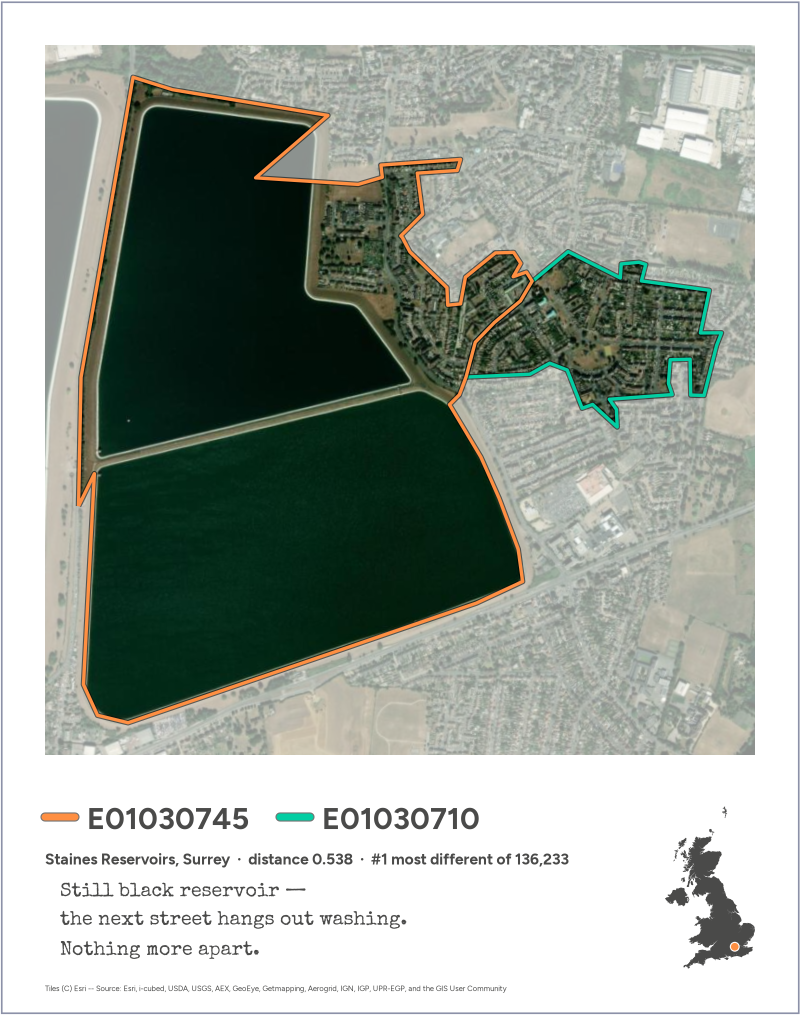
#> input picture figures/submission/1_most_different.png, 1600 x 2030 px (shown at 1/2 size); its folder holds only this picture in this run
$ python make_social.py
#> lines starting #> are read from the running program, lines starting #| are printed output that depends on the picture
"""Combine the three submission cards into one image for social media, with the site's address on it.

    python scripts/make_social.py

Reads figures/submission/{1,2,3}_*.png and writes figures/submission/social.png (3780 x 2000 px), laid out like the
site: prints slightly tilted on a light table, title above, link below.
"""
from pathlib import Path

from PIL import Image, ImageDraw, ImageFilter, ImageFont

ROOT = Path(__file__).resolve().parents[1]
CARDS = sorted((ROOT / "figures/submission").glob("[123]_*.png"))
OUT = ROOT / "figures/submission/social.png"
URL = "darribas.org/map_challenge26-prompt_only"

TABLE, INK, GREY = "#F1EFEA", "#2B2B2B", "#6E6E6E"
W, H = 3780, 2000
CARD_W, GAP, TOP = 1100, 135, 330
TILTS = (-1.6, 0.8, -0.6)


def font(name, size):
    return ImageFont.truetype(str(ROOT / "fonts" / name), size)


def centred(draw, y, text, fnt, fill):
    w = draw.textlength(text, font=fnt)
    draw.text(((W - w) / 2, y), text, font=fnt, fill=fill)


canvas = Image.new("RGB", (W, H), TABLE)
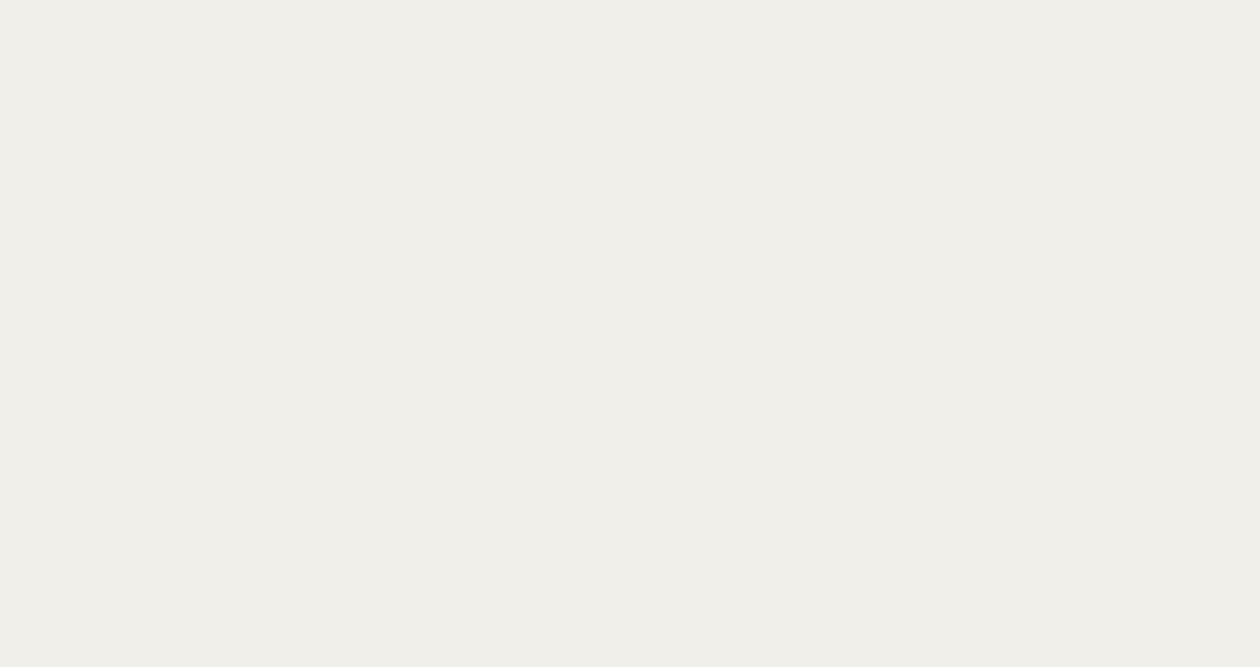
#> canvas: PIL image 3780x2000 RGB (shown at 1/3 size); mean R, G, B 241, 239, 234
draw = ImageDraw.Draw(canvas)
centred(draw, 95, "Neighbours, near and far", font("Figtree-Bold.ttf", 120), INK)
centred(draw, 240, "#30DayMapChallenge · Day 10 · Prompting only", font("Figtree-Regular.ttf", 54), GREY)

for i, (path, tilt) in enumerate(zip(CARDS, TILTS)):
    card = Image.open(path).convert("RGBA")
#> card is the input picture: PIL image 1600x2030 RGBA; mean R, G, B, A 159.9, 167.1, 159.1, 255
    card = card.resize((CARD_W, round(card.height * CARD_W / card.width)), Image.LANCZOS)
#> card: PIL image 1100x1396 RGBA
    # a soft shadow under each print, as on the site
    pad = 60
    shadow = Image.new("RGBA", (card.width + 2 * pad, card.height + 2 * pad), (0, 0, 0, 0))
#> shadow: PIL image 1220x1516 RGBA; every value is 0
    ImageDraw.Draw(shadow).rectangle([pad, pad + 14, pad + card.width, pad + card.height + 14], fill=(0, 0, 0, 70))
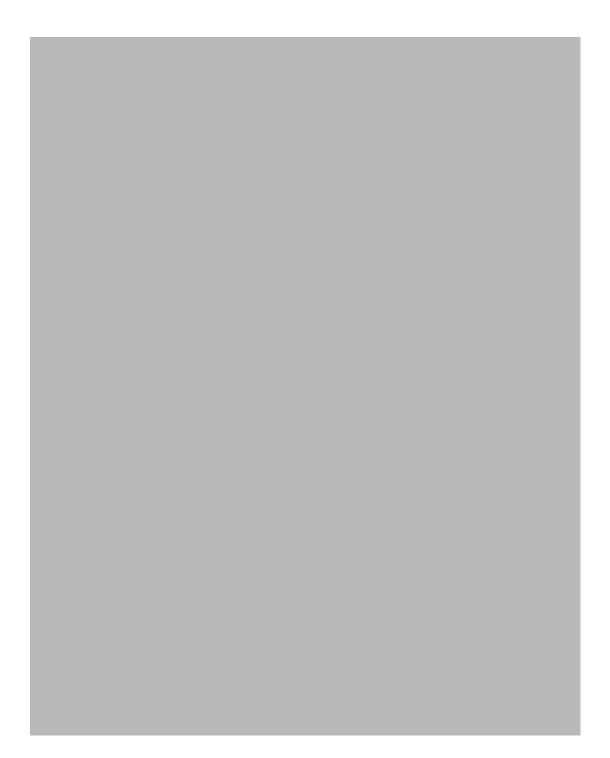
#> shadow: PIL image 1220x1516 RGBA (shown at 1/2 size); mean R, G, B, A 0, 0, 0, 58.2; transparent parts drawn white
    shadow = shadow.filter(ImageFilter.GaussianBlur(22))
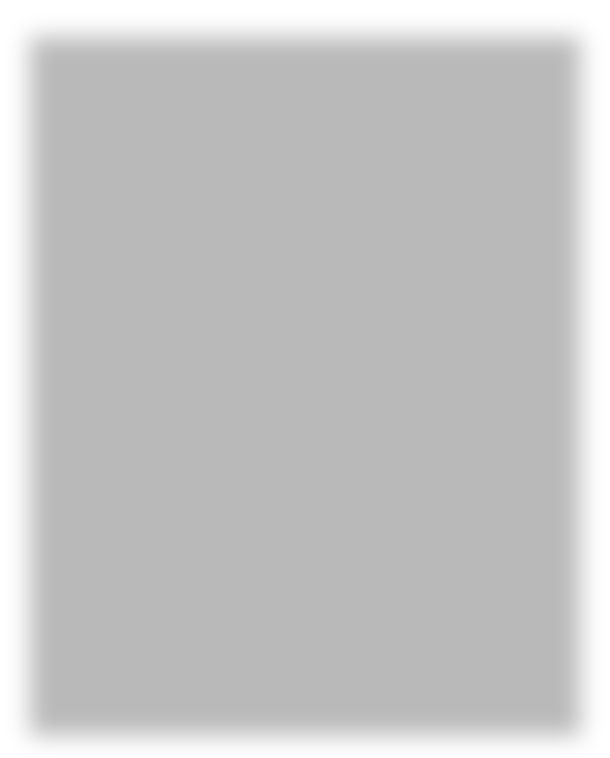
#> shadow: PIL image 1220x1516 RGBA (shown at 1/2 size); mean R, G, B, A 0, 0, 0, 58.2; transparent parts drawn white
    shadow.alpha_composite(card, (pad, pad))
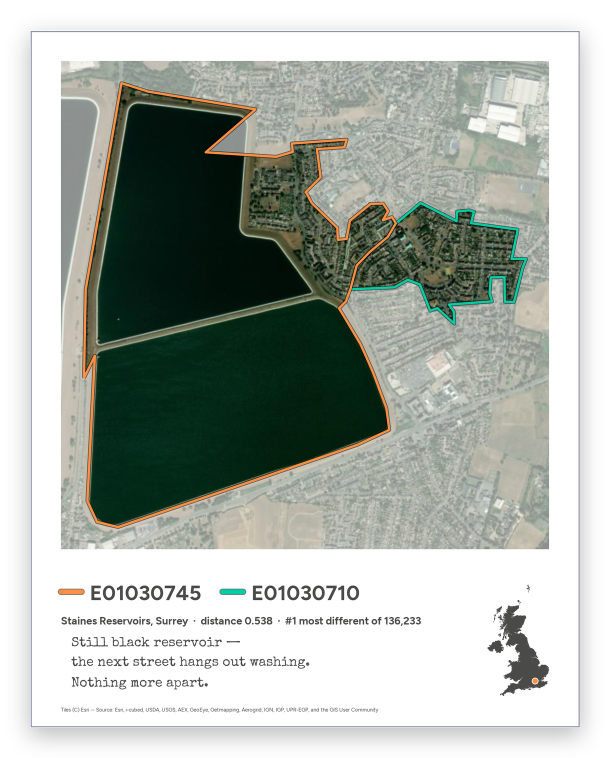
#> shadow: PIL image 1220x1516 RGBA (shown at 1/2 size); mean R, G, B, A 132.6, 138.7, 132, 213.6; transparent parts drawn white
    shadow = shadow.rotate(tilt, resample=Image.BICUBIC, expand=True)
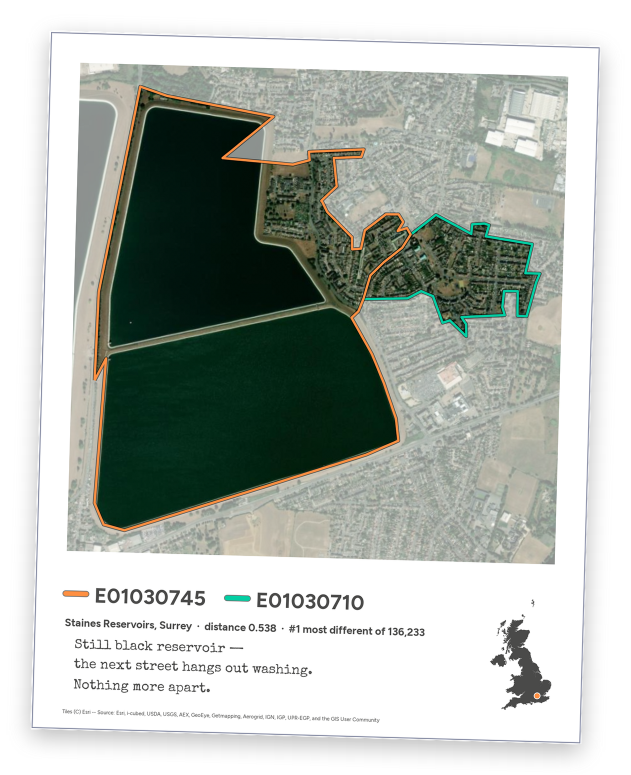
#> shadow: PIL image 1262x1550 RGBA (shown at 1/2 size); mean R, G, B, A 125.3, 131, 124.7, 201.8; transparent parts drawn white
    x = GAP + i * (CARD_W + GAP) + CARD_W // 2 - shadow.width // 2
#> x = 54
    y = TOP + 20 + card.height // 2 - shadow.height // 2
#> y = 273
    canvas.paste(shadow, (x, y), shadow)
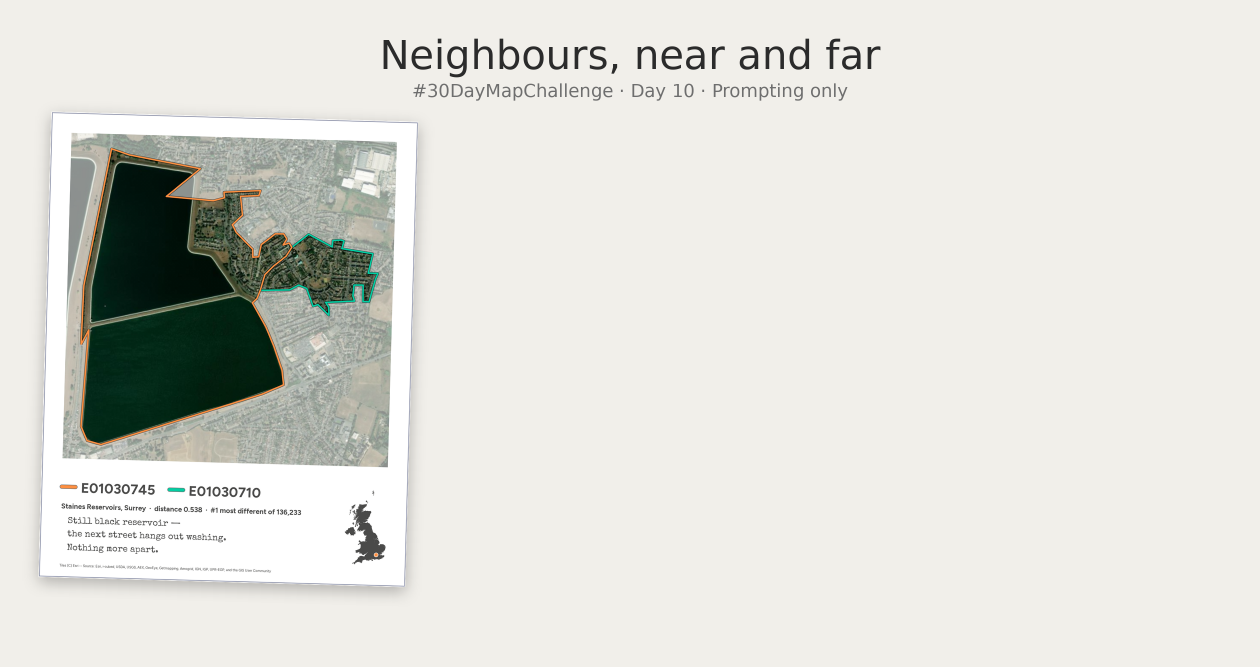
#> canvas: PIL image 3780x2000 RGB (shown at 1/3 size); mean R, G, B 222.8, 222.7, 217.2

centred(draw, H - 150, URL, font("SpecialElite-Regular.ttf", 64), INK)
canvas.save(OUT, optimize=True)
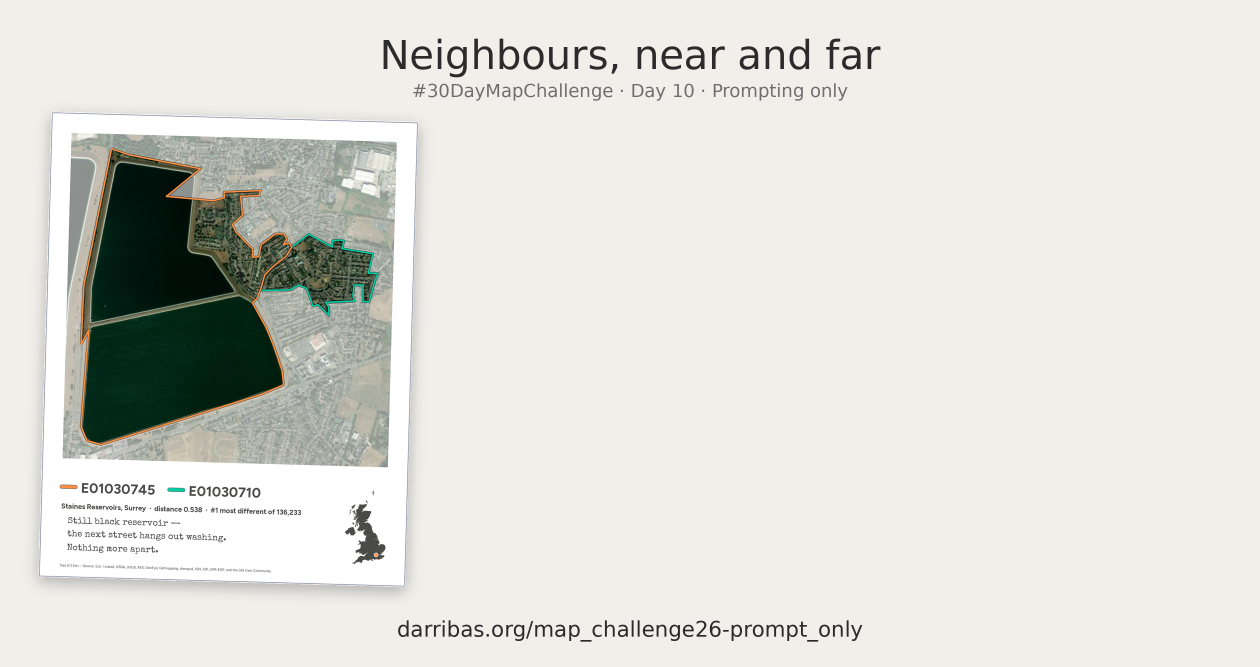
#> saved as social.png: PIL image 3780x2000 RGB (shown at 1/3 size); mean R, G, B 222.3, 222.2, 216.7
print(f"{OUT.relative_to(ROOT)} {canvas.size}")
#| figures/submission/social.png (3780, 2000)

$ run again, on figures/submission/2_most_similar.png
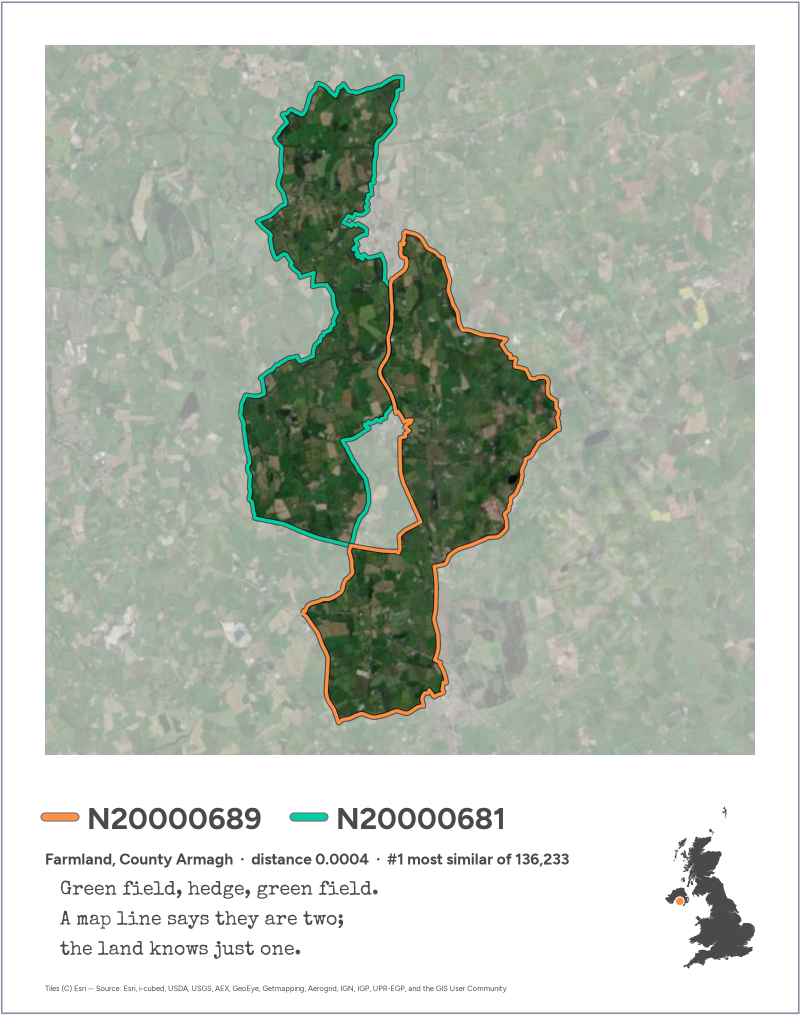
#> input picture figures/submission/2_most_similar.png, 1600 x 2030 px (shown at 1/2 size)
#> card is the input picture: PIL image 1600x2030 RGBA; mean R, G, B, A 185, 192.3, 181.9, 255
#> card: PIL image 1100x1396 RGBA
#> `shadow = shadow.rotate(tilt, resample=Image.BICUBIC, expand=True)`:
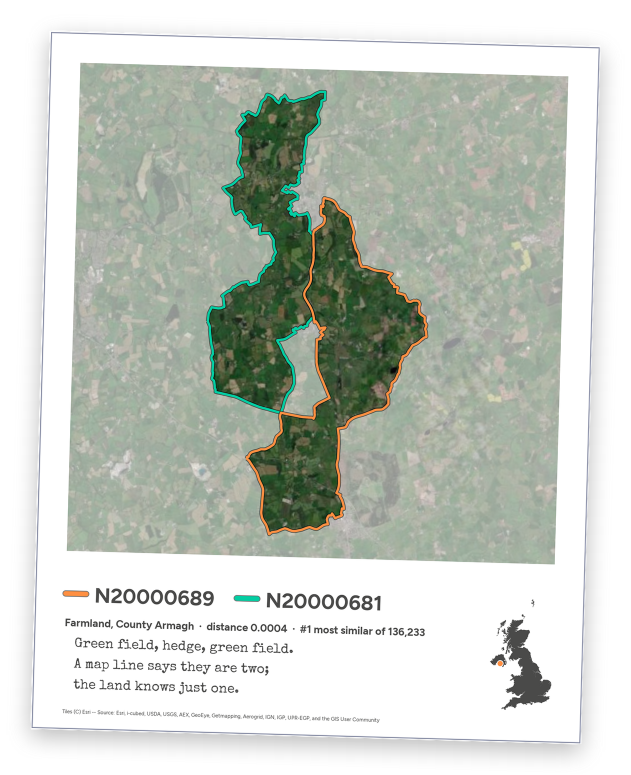
#> shadow: PIL image 1262x1550 RGBA (shown at 1/2 size); mean R, G, B, A 145.1, 150.8, 142.6, 201.8; transparent parts drawn white
#> `canvas.save(OUT, optimize=True)`:
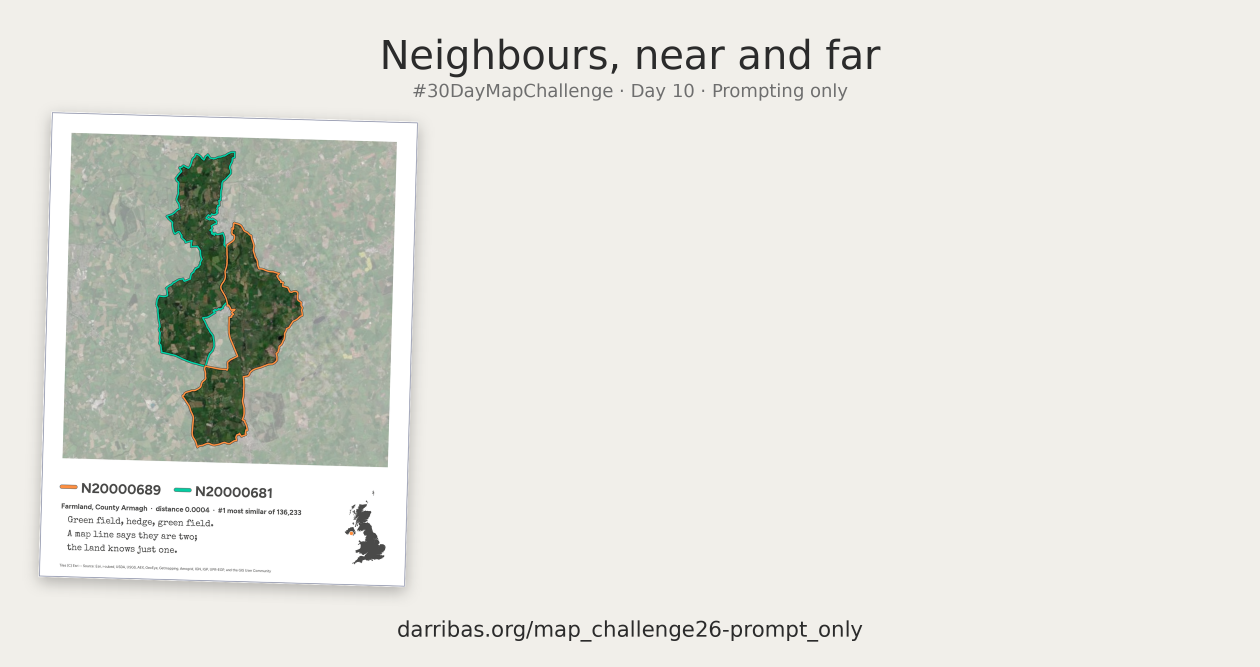
#> saved as social.png: PIL image 3780x2000 RGB (shown at 1/3 size); mean R, G, B 227.5, 227.4, 221.3
#| figures/submission/social.png (3780, 2000)

$ run again, on figures/submission/3_most_similar_urban.png
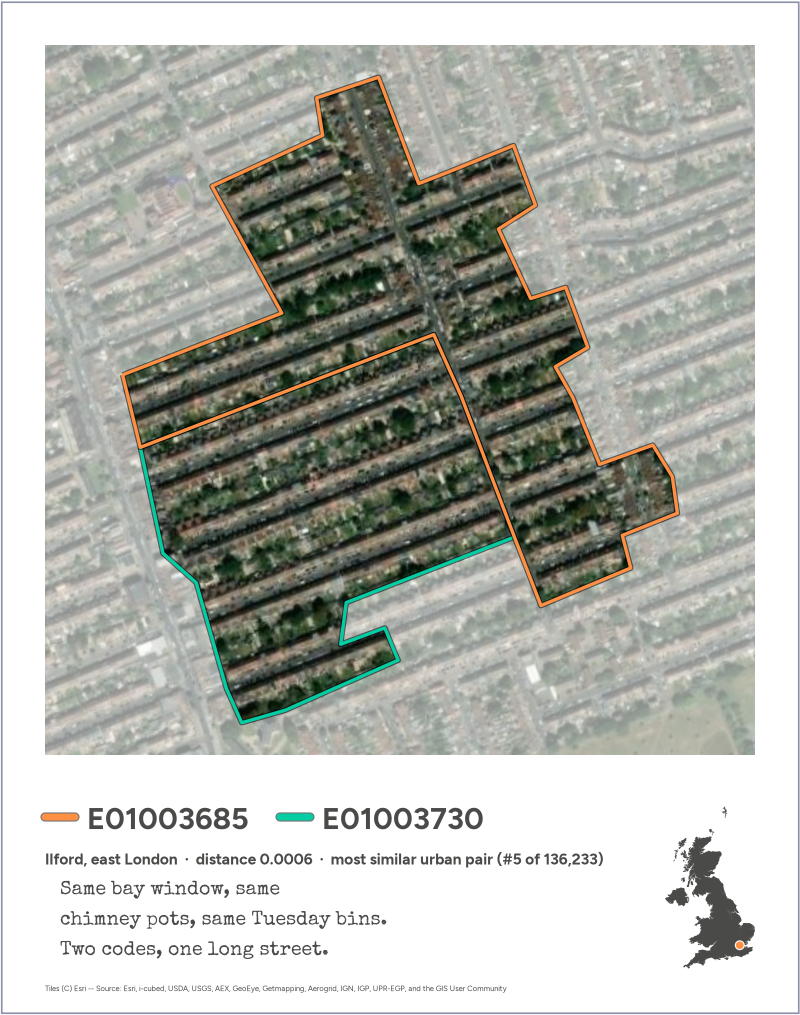
#> input picture figures/submission/3_most_similar_urban.png, 1600 x 2030 px (shown at 1/2 size)
#> card is the input picture: PIL image 1600x2030 RGBA; mean R, G, B, A 180.8, 182.6, 176.1, 255
#> card: PIL image 1100x1396 RGBA
#> `shadow = shadow.rotate(tilt, resample=Image.BICUBIC, expand=True)`:
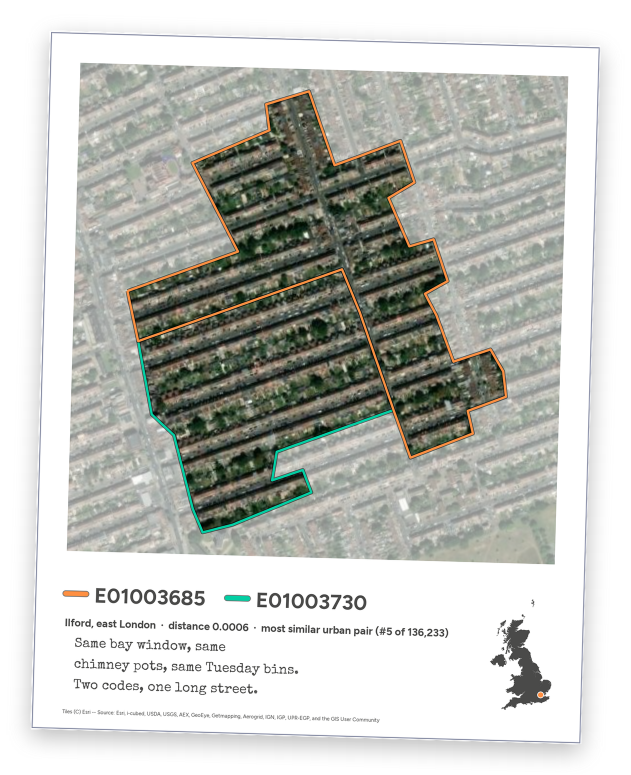
#> shadow: PIL image 1262x1550 RGBA (shown at 1/2 size); mean R, G, B, A 141.7, 143.1, 138.1, 201.8; transparent parts drawn white
#> `canvas.save(OUT, optimize=True)`:
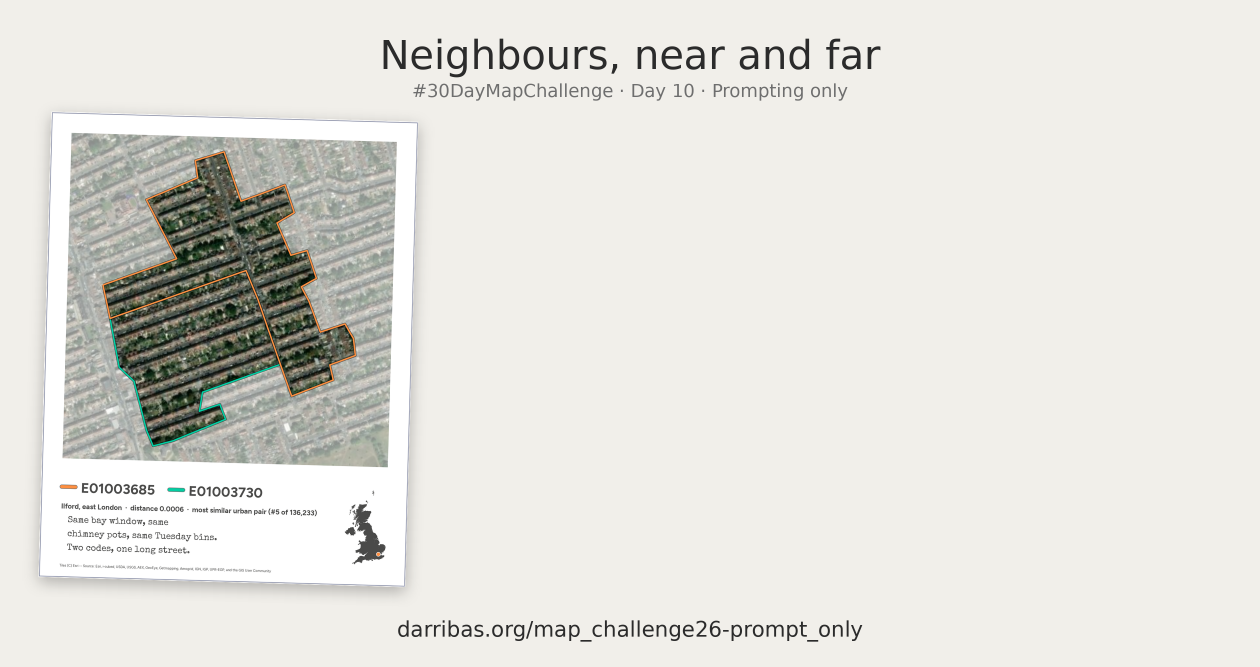
#> saved as social.png: PIL image 3780x2000 RGB (shown at 1/3 size); mean R, G, B 226.6, 225.4, 220.1
#| figures/submission/social.png (3780, 2000)
